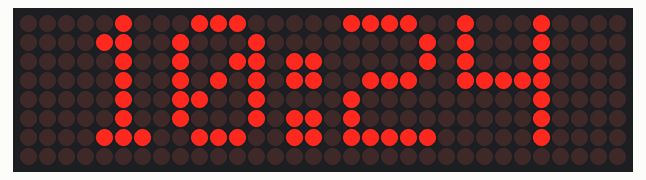
Bench run of a sketch on a simulated ESP32. Parts: 32×8 LED matrix. WiFi joins after 1.5 s; servers stay silent unless stated; the local clock reads 2024-03-15 10:24:30 at power-on unless the sketch sets it; what the sketch prints to the serial monitor is not drawn.

Above: at 1.6 s.
At 30.6 s:
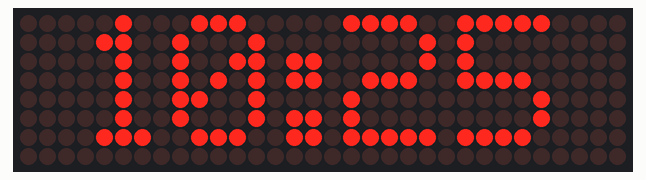
At 90.8 s:
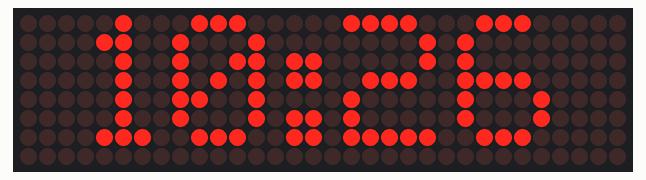

The sketch:

esp32_clock_02.ino
```cpp
/*

*/
#include <MD_Parola.h>
#include <MD_MAX72xx.h>
#include <SPI.h>
#include <WiFi.h>
#include "time.h"

#define SERIAL_DEBUG 1
#if SERIAL_DEBUG
#define PRINT(...) Serial.print(__VA_ARGS__)
#define PRINTS(...) Serial.println(__VA_ARGS__)
#endif

#define HARDWARE_TYPE MD_MAX72XX::FC16_HW
#define MAX_DEVICES   4   // Total number of LED modules connected in parallel.
#define CS_PIN        5   // GPIO5	CS

MD_Parola Display = MD_Parola(HARDWARE_TYPE, CS_PIN, MAX_DEVICES);

const char* ssid      = "ShuBot11";
const char* password  = "mochubabu99";

const char* ntpServer           = "pool.ntp.org";
const long  gmtOffset_sec       = 19800;      // GMT+5:30 Offset time for IST
const int   daylightOffset_sec  = 0;
unsigned long startTime         = 0;

uint8_t DM_INTENSITY        = 0;     // Dot-Matrix LED Intensity Range: 0-15
uint8_t scrollSpeed         = 75;    // default frame delay value - 25
uint16_t scrollPause        = 1000; // in milliseconds

// Global message buffers shared by Scrolling functions
#define	BUF_SIZE	10
char curMessage[BUF_SIZE] = { "xxx" };
char waitMessage[BUF_SIZE] = { "-----" };
char newMessage[BUF_SIZE] = { "Hello!" };

// Setup, sets display config parameters, gets time from NTP over wifi.
void setup(){
  Display.begin();
  Display.setIntensity(DM_INTENSITY);
  Display.displayText(curMessage, PA_CENTER, scrollSpeed, scrollPause, PA_PRINT, PA_NO_EFFECT);
  // Display.displayClear();

  if(SERIAL_DEBUG) {Serial.begin(115200);}
  // Connect to Wi-Fi
  if(SERIAL_DEBUG) {PRINT("Connecting to ");}
  if(SERIAL_DEBUG) {PRINTS(ssid);}
  WiFi.begin(ssid, password);
  while (WiFi.status() != WL_CONNECTED) {
    delay(500);
    if(SERIAL_DEBUG) {PRINT(".");}
  }
  if(SERIAL_DEBUG) {PRINTS("");}
  if(SERIAL_DEBUG) {PRINTS("WiFi connected.");}

  // Init and get the time
  configTime(gmtOffset_sec, daylightOffset_sec, ntpServer);
  printLocalTime();

  startTime = millis();
  //disconnect WiFi as it's no longer needed
  // WiFi.disconnect(true);
  // WiFi.mode(WIFI_OFF);
}

// Main loop()
void loop(){

  if (Display.displayAnimate()) {
      Display.displayReset();
      printLocalTime();
      delay(10);
  }
}

// Updates "curMessage" buffer with the right time data.
void printLocalTime(){
  struct tm timeinfo;
  if(!getLocalTime(&timeinfo)){
    if(SERIAL_DEBUG) {PRINTS("Failed to obtain time");}
    strcpy(curMessage, waitMessage);
  } else {
    if(SERIAL_DEBUG) {PRINTS("Local time obtained successfully");}
    if(SERIAL_DEBUG) {PRINTS(&timeinfo, "%A, %B %d %Y %H:%M:%S");}

    // Change DM_INTENSITY as per hour of day.
    if(timeinfo.tm_hour >= 6 && timeinfo.tm_hour <= 17) {
      DM_INTENSITY = 5;
    } else {
      DM_INTENSITY = 0;
    }
    Display.setIntensity(DM_INTENSITY);

    strftime(newMessage, BUF_SIZE, "%H:%M", &timeinfo);
    strcpy(curMessage, newMessage);
  }

  // PRINT("Day of week: ");
  // PRINTS(&timeinfo, "%A");
  // PRINT("Month: ");
  // PRINTS(&timeinfo, "%B");
  // PRINT("Day of Month: ");
  // PRINTS(&timeinfo, "%d");
  // PRINT("Year: ");
  // PRINTS(&timeinfo, "%Y");
  // PRINT("Hour: ");
  // PRINTS(&timeinfo, "%H");
  // PRINT("Hour (12 hour format): ");
  // PRINTS(&timeinfo, "%I");
  // PRINT("Minute: ");
  // PRINTS(&timeinfo, "%M");
  // PRINT("Second: ");
  // PRINTS(&timeinfo, "%S");
  // int hour = timeinfo.tm_hour;

  // sprintf(newMessage, "Time is Money");  :%S
  // delay(2000);
  // strftime(newMessage, BUF_SIZE, "%d.%m.%Y", &timeinfo);
  // strcpy(curMessage, newMessage);
}
```

Measured:
- what the display in image 0 shows lasts 29.0 s, from 1.5 s to 30.5 s
- what the display in image 1 shows lasts 60.2 s, from 30.5 s to 90.7 s
